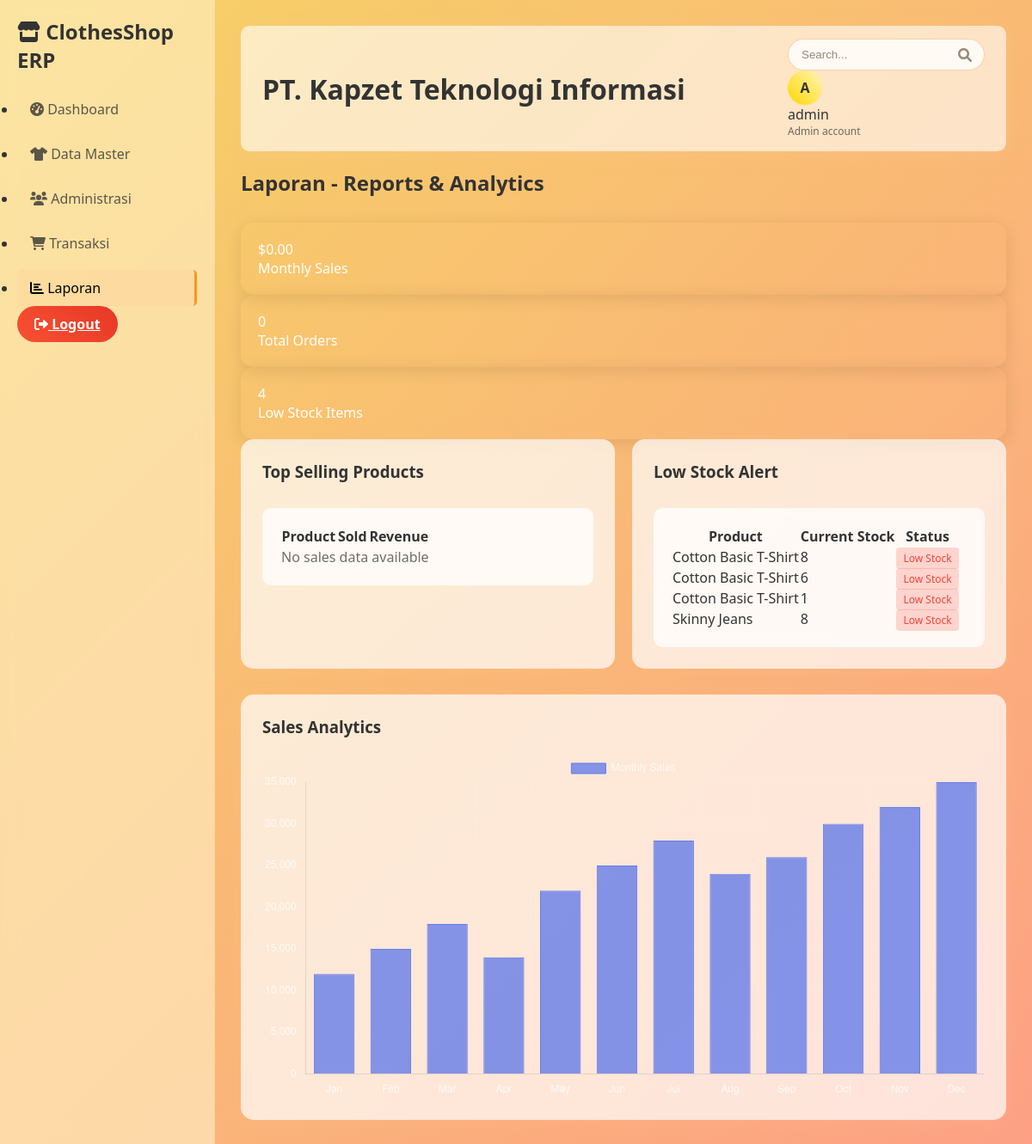
The app's page /reports/ (signed in) with its own data.
### erp_app/models.py (models this page shows, shortened)
class Product(models.Model):
    SIZES = [
        ('XS', 'Extra Small'),
        ('S', 'Small'),
        ('M', 'Medium'),
        ('L', 'Large'),
        ('XL', 'Extra Large'),
        ('XXL', 'Double Extra Large'),
    ]
    name = models.CharField(max_length=200)
    category = models.ForeignKey(Category, on_delete=models.CASCADE)
    size = models.CharField(max_length=3, choices=SIZES)
    color = models.CharField(max_length=50)
    price = models.DecimalField(max_digits=10, decimal_places=2)
    cost_price = models.DecimalField(max_digits=10, decimal_places=2)
    stock_quantity = models.IntegerField(default=0)
    sku = models.CharField(max_length=50, unique=True)
    description = models.TextField(blank=True)
    created_at = models.DateTimeField(auto_now_add=True)
    updated_at = models.DateTimeField(auto_now=True)

### erp_app/views.py (the view)
# urls.py: path('reports/', views.reports, name='reports'),
@login_required
def reports(request):
    today = timezone.now().date()
    this_month = today.replace(day=1)
    monthly_sales = Sale.objects.filter(sale_date__gte=this_month).aggregate(
        total_sales=Sum('total_amount'),
        total_orders=Count('id')
    )
    top_products = SaleItem.objects.filter(
        sale__sale_date__gte=this_month
    ).values('product__name').annotate(
        total_sold=Sum('quantity'),
        total_revenue=Sum('total_price')
    ).order_by('-total_sold')[:10]
    low_stock_products = Product.objects.filter(stock_quantity__lt=10)
    context = {
        'monthly_sales': monthly_sales,
        'top_products': top_products,
        'low_stock_products': low_stock_products,
    }
    return render(request, 'reports.html', context)

### templates/reports.html (shortened to what this page needs)
{% extends 'base.html' %}
{% block content %}
<h2 style="margin-bottom: 30px;">Laporan - Reports & Analytics</h2>
<div class="stats-grid">
    <div class="stat-card">
        <div class="stat-value">${{ monthly_sales.total_sales|default:0|floatformat:2 }}</div>
        <div class="stat-label">Monthly Sales</div>
    </div>
    <div class="stat-card">
        <div class="stat-value">{{ monthly_sales.total_orders|default:0 }}</div>
        <div class="stat-label">Total Orders</div>
    </div>
    <div class="stat-card">
        <div class="stat-value">{{ low_stock_products.count }}</div>
        <div class="stat-label">Low Stock Items</div>
    </div>
</div>
<div style="display: grid; grid-template-columns: 1fr 1fr; gap: 20px; margin-bottom: 30px;">
    <div class="card">
        <h3 style="margin-bottom: 20px;">Top Selling Products</h3>
        <div class="table-container">
            <table>
                <thead>
                    <tr>
                        <th>Product</th>
                        <th>Sold</th>
                        <th>Revenue</th>
                    </tr>
                </thead>
                <tbody>
                    {% for product in top_products %}
                    <tr>
                        <td>{{ product.product__name }}</td>
                        <td>{{ product.total_sold }}</td>
                        <td>${{ product.total_revenue|floatformat:2 }}</td>
                    </tr>
                    {% empty %}
                    <tr>
                        <td colspan="3" style="text-align: center; opacity: 0.7;">No sales data available</td>
                    </tr>
                    {% endfor %}
                </tbody>
            </table>
        </div>
    </div>
    <div class="card">
        <h3 style="margin-bottom: 20px;">Low Stock Alert</h3>
        <div class="table-container">
            <table>
                <thead>
                    <tr>
                        <th>Product</th>
                        <th>Current Stock</th>
                        <th>Status</th>
                    </tr>
                </thead>
                <tbody>
                    {% for product in low_stock_products %}
                    <tr>
                        <td>{{ product.name }}</td>
                        <td>{{ product.stock_quantity }}</td>
                        <td>
                            <span style="padding: 4px 8px; border-radius: 4px; font-size: 12px; background: rgba(244, 67, 54, 0.2); color: #f44336;">
                                Low Stock
                            </span>
                        </td>
                    </tr>
                    {% empty %}
                    <tr>
                        <td colspan="3" style="text-align: center; opacity: 0.7;">All products have sufficient stock</td>
                    </tr>
                    {% endfor %}
                </tbody>
            </table>
        </div>
    </div>
</div>
<div class="card">
    <h3 style="margin-bottom: 20px;">Sales Analytics</h3>
    <div style="height: 400px;">
        <canvas id="salesChart"></canvas>
    </div>
</div>
{% endblock %}
{% block scripts %}
<script>
// Sales Chart
const salesCtx = document.getElementById('salesChart').getContext('2d');
const salesChart = new Chart(salesCtx, {
    type: 'bar',
    data: {
        labels: ['Jan', 'Feb', 'Mar', 'Apr', 'May', 'Jun', 'Jul', 'Aug', 'Sep', 'Oct', 'Nov', 'Dec'],
        datasets: [{
            label: 'Monthly Sales',
            data: [12000, 15000, 18000, 14000, 22000, 25000, 28000, 24000, 26000, 30000, 32000, 35000],
            backgroundColor: 'rgba(102, 126, 234, 0.8)',
            borderColor: '#667eea',
            borderWidth: 1
        }]
    },
    options: {
        responsive: true,
        maintainAspectRatio: false,
        plugins: {
            legend: {
                labels: {
                    color: 'rgba(255,255,255,0.8)'
                }
            }
        },
        scales: {
            y: {
                beginAtZero: true,
                grid: {
                    color: 'rgba(255,255,255,0.1)'
                },
                ticks: {
                    color: 'rgba(255,255,255,0.8)'
                }
            },
            x: {
                grid: {
                    color: 'rgba(255,255,255,0.1)'
                },
                ticks: {
                    color: 'rgba(255,255,255,0.8)'
                }
            }
        }
    }
});
</script>
{% endblock %}

### templates/base.html (shortened to what this page needs)
<!DOCTYPE html>
<html lang="en">
<head>
    <link href="https://cdnjs.cloudflare.com/ajax/libs/font-awesome/6.0.0/css/all.min.css" rel="stylesheet">
</head>
<body>
    <div class="container">
        {% if user.is_authenticated %}
        <div class="sidebar">
            <div class="logo">
                <h2><i class="fas fa-store"></i> ClothesShop ERP</h2>
            </div>
            <ul class="nav-menu">
                <li class="nav-item">
                    <a href="{% url 'dashboard' %}" class="nav-link {% if request.resolver_match.url_name == 'dashboard' %}active{% endif %}">
                        <i class="fas fa-tachometer-alt"></i> Dashboard
                    </a>
                </li>
                <li class="nav-item">
                    <a href="{% url 'products' %}" class="nav-link {% if request.resolver_match.url_name == 'products' %}active{% endif %}">
                        <i class="fas fa-tshirt"></i> Data Master
                    </a>
                </li>
                <li class="nav-item">
                    <a href="{% url 'customers' %}" class="nav-link {% if request.resolver_match.url_name == 'customers' %}active{% endif %}">
                        <i class="fas fa-users"></i> Administrasi
                    </a>
                </li>
                <li class="nav-item">
                    <a href="{% url 'sales' %}" class="nav-link {% if request.resolver_match.url_name == 'sales' %}active{% endif %}">
                        <i class="fas fa-shopping-cart"></i> Transaksi
                    </a>
                </li>
                <li class="nav-item">
                    <a href="{% url 'reports' %}" class="nav-link {% if request.resolver_match.url_name == 'reports' %}active{% endif %}">
                        <i class="fas fa-chart-bar"></i> Laporan
                    </a>
                </li>
            </ul>
            <div class="logout-btn">
                <a href="{% url 'logout' %}" class="btn btn-danger" style="width: 100%; text-align: center;">
                    <i class="fas fa-sign-out-alt"></i> Logout
                </a>
            </div>
        </div>
        {% endif %}
        <div class="main-content">
            {% if user.is_authenticated %}
            <div class="header">
                <div class="header-left">
                    <h1>PT. Kapzet Teknologi Informasi</h1>
                </div>
                <div class="header-right">
                    <div class="search-box">
                        <input type="text" placeholder="Search...">
                        <i class="fas fa-search"></i>
                    </div>
                    <div class="user-profile">
                        <div class="user-avatar">{{ user.first_name.0|default:user.username.0|upper }}</div>
                        <div>
                            <div style="font-weight: 500;">{{ user.first_name|default:user.username }}</div>
                            <div style="font-size: 12px; opacity: 0.7;">Admin account</div>
                        </div>
                    </div>
                </div>
            </div>
            {% endif %}
            {% block content %}
            {% endblock %}
        </div>
    </div>
    {% block scripts %}
    {% endblock %}
</body>
</html>

### templates/base.html (style rules this page uses)
* { margin: 0; padding: 0; box-sizing: border-box; }
body { font-family: 'Segoe UI', Tahoma, Geneva, Verdana, sans-serif; background: linear-gradient(135deg, #f6d365 0%, #fda085 100%); min-height: 100vh; color: #333; }
.container { display: flex; min-height: 100vh; }
.sidebar { width: 250px; background: rgba(255, 240, 200, 0.6); backdrop-filter: blur(10px); border-right: 1px solid rgba(255, 200, 150, 0.3); padding: 20px; }
.sidebar h2 { margin-bottom: 20px; color: #333; }
.nav-link { display: block; padding: 10px 15px; color: rgba(51, 51, 51, 0.8); text-decoration: none; margin-bottom: 10px; border-radius: 5px; transition: all 0.3s ease; }
.nav-link:hover, .nav-link.active { background: rgba(255, 200, 150, 0.2); color: #000; border-right: 3px solid #f7971e; }
.main-content { flex: 1; padding: 30px; }
.header { display: flex; justify-content: space-between; align-items: center; background: rgba(255, 255, 255, 0.6); backdrop-filter: blur(5px); padding: 15px 25px; border-radius: 10px; margin-bottom: 20px; box-shadow: 0 4px 20px rgba(255, 200, 150, 0.3); }
.user-avatar { width: 40px; height: 40px; background: linear-gradient(45deg, #ffd700, #fff5b7); border-radius: 50%; display: flex; justify-content: center; align-items: center; font-weight: bold; color: #333; margin-right: 10px; }
.search-box { position: relative; }
.search-box input { padding: 10px 35px 10px 15px; border-radius: 20px; border: 1px solid rgba(255, 180, 120, 0.6); background: rgba(255, 255, 255, 0.8); color: #333; outline: none; }
.search-box input::placeholder { color: rgba(80, 60, 40, 0.6); }
.search-box i { position: absolute; top: 50%; right: 15px; transform: translateY(-50%); color: rgba(80, 60, 40, 0.6); }
.stat-card { flex: 1; padding: 20px; border-radius: 15px; color: #fff; box-shadow: 0 4px 20px rgba(0, 0, 0, 0.1); }
.card { background: rgba(255, 255, 255, 0.7); padding: 25px; border-radius: 15px; box-shadow: 0 4px 25px rgba(255, 200, 150, 0.2); color: #333; }
.table-container { margin-top: 30px; overflow-x: auto; background: rgba(255, 255, 255, 0.75); border-radius: 10px; padding: 20px; backdrop-filter: blur(5px); }
.btn { padding: 10px 20px; border: none; border-radius: 30px; cursor: pointer; transition: all 0.3s ease; font-weight: 600; }
.btn-danger { background: linear-gradient(45deg, #f85032, #e73827); color: #fff; }

### records on screen
Product: name "Cotton Basic T-Shirt", stock_quantity "8"
Product: name "Cotton Basic T-Shirt", stock_quantity "6"
Product: name "Cotton Basic T-Shirt", stock_quantity "1"
Product: name "Skinny Jeans", stock_quantity "8"

### other values on screen
{{ user.first_name.0|default:user.username.0|upper }} "A"
{{ user.first_name|default:user.username }} "admin"
{{ monthly_sales.total_sales|default:0|floatformat:2 }} "0.00"
{{ monthly_sales.total_orders|default:0 }} "0"
{{ low_stock_products.count }} "4"
